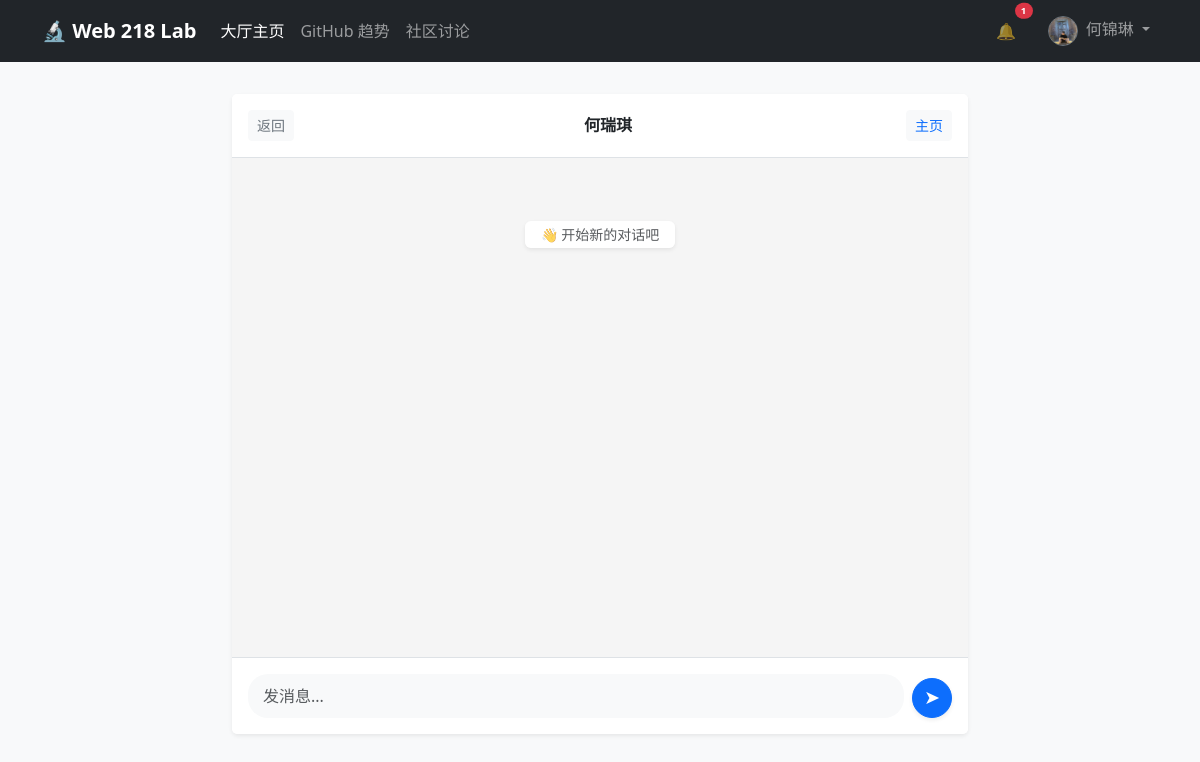
Page /messages/chat/4/ (signed in) on the earlier database version.
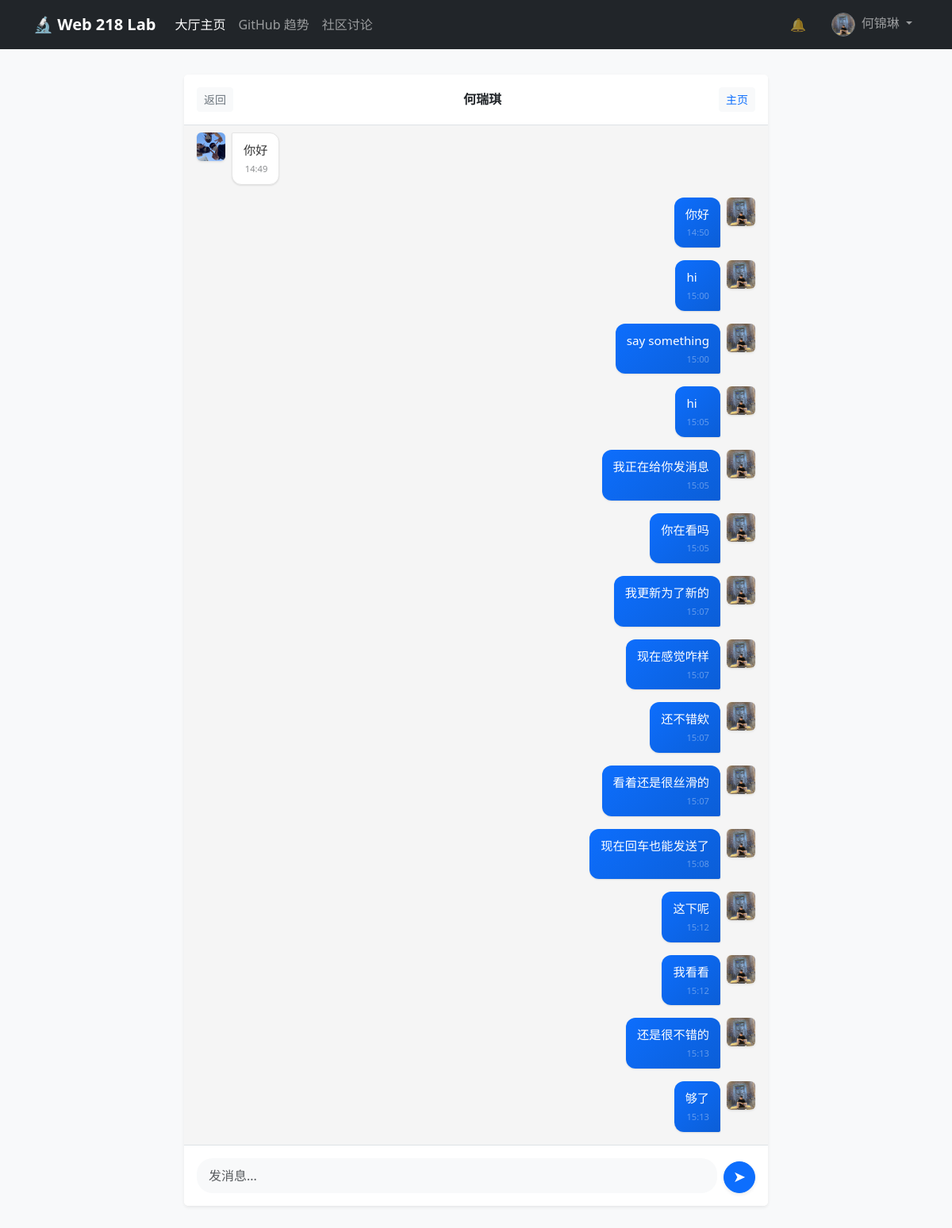
Same page on the later database version.
### direct_messages/models.py (models this page shows, shortened)
class Message(models.Model):
    sender = models.ForeignKey(
        settings.AUTH_USER_MODEL,
        on_delete=models.CASCADE,
        related_name='sent_messages',
        verbose_name='发送者'
    )
    recipient = models.ForeignKey(
        settings.AUTH_USER_MODEL,
        on_delete=models.CASCADE,
        related_name='received_messages',
        verbose_name='接收者'
    )
    content = models.TextField('内容')
    timestamp = models.DateTimeField('发送时间', auto_now_add=True)
    is_read = models.BooleanField('已读', default=False)
    class Meta:
        ordering = ['timestamp']
        verbose_name = '私信'
        verbose_name_plural = verbose_name

### user_app/models.py (models this page shows, shortened)
class CustomUser(AbstractUser):
    email = models.EmailField(unique=True, verbose_name='邮箱地址')
    nickname = models.CharField(max_length=50, blank=True, verbose_name='昵称')
    bio = models.TextField(max_length=500, blank=True, verbose_name='个人简介')
    avatar = models.ImageField(upload_to=user_avatar_path, blank=True, null=True, verbose_name='头像')
    email_verified = models.BooleanField(default=False, verbose_name='邮箱已验证')
    following = models.ManyToManyField(
        'self',
        symmetrical=False,
        related_name='followers',
        blank=True,
        verbose_name='关注的人'
    )
    class Meta:
        verbose_name = '用户'
        verbose_name_plural = verbose_name

### direct_messages/views.py (the view, shortened to what this page needs)
# urls.py: path('chat/<int:user_id>/', views.chat_room, name='chat_room'),
@login_required
def chat_room(request, user_id):
    storage = messages.get_messages(request)
    storage.used = True
    target_user = get_object_or_404(User, pk=user_id)
    current_user = request.user
    messages_history = Message.objects.select_related('sender').filter(
        Q(sender=current_user, recipient=target_user) |
        Q(sender=target_user, recipient=current_user)
    ).order_by('timestamp')
    Message.objects.filter(sender=target_user, recipient=current_user, is_read=False).update(is_read=True)
    return render(request, 'direct_messages/chat_room.html', {
        'target_user': target_user,
        'messages': messages_history
    })

### notifications/context_processors.py (called while the page is built)
def unread_count(request):
    if request.user.is_authenticated:
        count = Notification.objects.filter(recipient=request.user, is_read=False).count()
        return {'unread_notification_count': count}
    return {}

### direct_messages/templates/direct_messages/chat_room.html (shortened to what the changed rows need)
{% extends 'base.html' %}
{% block content %}
<div class="row justify-content-center">
    <div class="col-md-8">
        <div class="card shadow-sm border-0" style="height: 80vh;">
            <div class="card-body overflow-auto chat-container" id="chatBox">
                <div class="d-flex flex-column gap-3" id="chatListContainer">
                    {% for msg in messages %}
                        {% if msg.sender == user %}
                            <div class="d-flex justify-content-end align-items-start">
                                <div class="chat-bubble chat-bubble-me">
                                    {{ msg.content }}
                                    <span class="chat-time text-white-50">{{ msg.timestamp|date:"H:i" }}</span>
                                </div>
                                <div class="ms-2">
                                    {% if user.avatar %}
                                        <img src="{{ user.avatar.url }}" class="chat-avatar">
                                    {% else %}
                                        <div class="chat-avatar bg-primary text-white d-flex align-items-center justify-content-center fw-bold">
                                            {{ user.username.0|upper }}
                                        </div>
                                    {% endif %}
                                </div>
                            </div>
                        {% else %}
                            <div class="d-flex justify-content-start align-items-start">
                                <div class="me-2">
                                    {% if target_user.avatar %}
                                        <img src="{{ target_user.avatar.url }}" class="chat-avatar">
                                    {% else %}
                                        <div class="chat-avatar bg-secondary text-white d-flex align-items-center justify-content-center fw-bold">
                                            {{ target_user.username.0|upper }}
                                        </div>
                                    {% endif %}
                                </div>
                                <div class="chat-bubble chat-bubble-other">
                                    {{ msg.content }}
                                    <span class="chat-time text-muted">{{ msg.timestamp|date:"H:i" }}</span>
                                </div>
                            </div>
                        {% endif %}
                    {% empty %}
                        <div class="text-center text-muted py-5" id="emptyPlaceholder">
                            <small class="bg-white px-3 py-1 rounded shadow-sm">👋 开始新的对话吧</small>
                        </div>
                    {% endfor %}
                </div>
            </div>
        </div>
    </div>
</div>
<link rel="stylesheet" href="https://cdnjs.cloudflare.com/ajax/libs/animate.css/4.1.1/animate.min.css" />
{% endblock %}

### templates/base.html (shortened to what this page needs)
<!DOCTYPE html>
<html lang="zh">
<head>
    <link href="https://cdn.jsdelivr.net/npm/bootstrap@5.3.0/dist/css/bootstrap.min.css" rel="stylesheet">
</head>
<body class="bg-light">
<nav class="navbar navbar-expand-lg navbar-dark bg-dark fixed-top">
  <div class="container">
    <a class="navbar-brand fw-bold" href="{% url 'home' %}">🔬 Web 218 Lab</a>
    <div class="collapse navbar-collapse" id="navbarNav">
      <ul class="navbar-nav me-auto">
        <li class="nav-item">
          <a class="nav-link active" href="{% url 'home' %}">大厅主页</a>
        </li>
        <li class="nav-item">
          <a class="nav-link" href="{% url 'Github_trend:index' %}">GitHub 趋势</a>
        </li>
        <li class="nav-item">
            <a class="nav-link" href="{% url 'community:post_list' %}">社区讨论</a>
        </li>
      </ul>
      <ul class="navbar-nav align-items-center">
        {% if user.is_authenticated %}
            <li class="nav-item me-3">
                <a class="nav-link position-relative" href="{% url 'notifications:list' %}">
                    🔔
                    {% if unread_notification_count > 0 %}
                    <span class="position-absolute top-0 start-100 translate-middle badge rounded-pill bg-danger" style="font-size: 0.6rem;">
                        {{ unread_notification_count }}
                    </span>
                    {% endif %}
                </a>
            </li>
            <li class="nav-item dropdown">
                <a class="nav-link dropdown-toggle" href="#" role="button" data-bs-toggle="dropdown">
                    {% if user.avatar %}
                        <img src="{{ user.avatar.url }}"
                            class="rounded-circle border border-secondary"
                            style="width: 30px; height: 30px; object-fit: cover; aspect-ratio: 1 / 1;">
                    {% else %}
                        👤
                    {% endif %}
                    <span class="ms-1">{{ user.nickname|default:user.username }}</span>
                </a>
            </li>
        {% endif %}
      </ul>
    </div>
  </div>
</nav>
<div class="container mt-4">
    {% block content %}
    {% endblock %}
</div>
</body>
</html>

Differences in the rows shown:
added Message: avatar (picture), content "你好", timestamp "14:49"
added Message: content "你好", timestamp "14:50", avatar (picture)
added Message: content "hi", timestamp "15:00", avatar (picture)
added Message: content "say something", timestamp "15:00", avatar (picture)
added Message: content "hi", timestamp "15:05", avatar (picture)
added Message: content "我正在给你发消息", timestamp "15:05", avatar (picture)
added Message: content "你在看吗", timestamp "15:05", avatar (picture)
added Message: content "我更新为了新的", timestamp "15:07", avatar (picture)
added Message: content "现在感觉咋样", timestamp "15:07", avatar (picture)
added Message: content "还不错欸", timestamp "15:07", avatar (picture)
added Message: content "看着还是很丝滑的", timestamp "15:07", avatar (picture)
added Message: content "现在回车也能发送了", timestamp "15:08", avatar (picture)
added Message: content "这下呢", timestamp "15:12", avatar (picture)
added Message: content "我看看", timestamp "15:12", avatar (picture)
added Message: content "还是很不错的", timestamp "15:13", avatar (picture)
added Message: content "够了", timestamp "15:13", avatar (picture)
Other differences:
{{ unread_notification_count }}: "1" → (not shown)
text no longer shown: "👋 开始新的对话吧"
